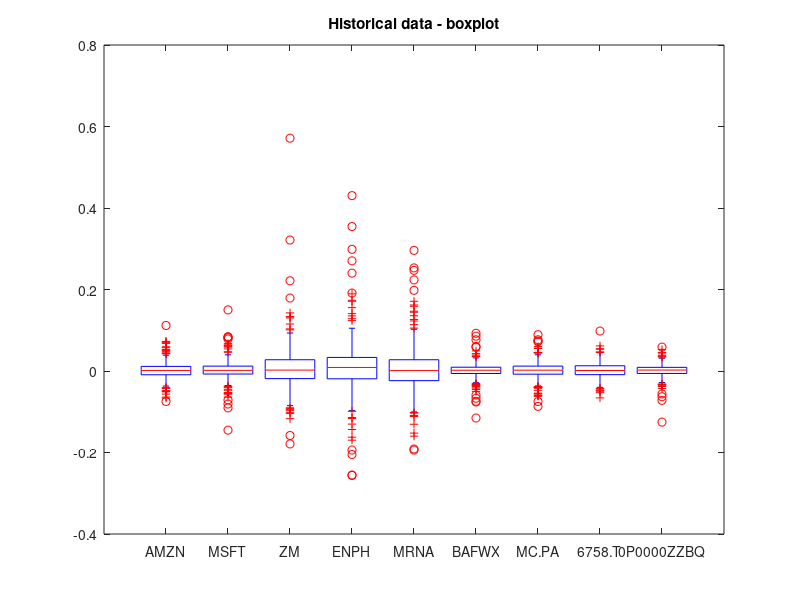

Write MATLAB code to recreate this figure. (Note: this script raises an error after producing the figure.)
clear all
clc

%Portfolio
load('PtfPrices.mat') %AMZN - MSFT - ZM - ENPH - MRNA - CWBFX - BAFWX - MC.PA - 6758.T  - 0P0000ZZBQ

%We do not consider the bond fund since its weight is fixed 
equities=[PtfPrices(:,1:5) PtfPrices(:,7:end)]; %NO CWBFX
returns_p = equities(1:end-1,:)./equities(2:end,:) - 1;
m=mean(returns_p);
S=cov(returns_p);

returns_CWBFX = (PtfPrices(1:end-1,6)./PtfPrices(2:end,6) - 1)'; %row vector

%Remove outliers
figure(1)
boxplot(returns_p,'Labels',{'AMZN','MSFT','ZM','ENPH','MRNA','BAFWX','MC.PA','6758.T','0P0000ZZBQ'})
title('Historical data - boxplot')


%Benchmark
load('BenchPrices.mat') %MIWO00000PUS - AGGH
returns_b = BenchPrices(1:end-1,:)./BenchPrices(2:end,:) - 1;
%%%%%%%%%%%%%%%%%%%%%%%%%%%%%%%%%%%%%%%%%%%%%%%%%%%%%%%%%%%%%%%%%%%%%%%%%%%
%% 1. The IS optimal frontier is biased 
% 1. compute an estimation of the market parameters 
% 2. sample several times from the market and compute the EF
% 3. plot all the EF, their mean and the "true" frontier

T=size(returns_p,1);  %initial sample size
C=chol(S);
NSim=60; % # of samples from the market
NPort=25; % # of ptf along the frontier
NStock=size(returns_p,2); % # of different stocks

% risk, return and wgt of the portfolios
frisk=zeros(NPort, NSim);
frend=zeros(NPort, NSim);
fwgt=zeros(NPort,NStock, NSim);

figure(2)
for i=1:NSim %simulo r per ogni stock per ogni data NSim volte
    r=repmat(m,T,1)+ randn(T,length(m))*C; %normal returns
    SSim=cov(r); 
    mSim=mean(r);
    p = Portfolio('assetmean', mSim, 'assetcovar', SSim, 'lowerbudget', 1, 'upperbudget', 1, 'lowerbound', 0);
    fwgt(:,:,i) = estimateFrontier(p,NPort)'; 
    [frisk(:,i),frend(:,i)] = estimatePortMoments(p,fwgt(:,:,i)');
    plot(frisk(:,i),frend(:,i),'--','color',[.8,.8,.8])
    hold on
end

p = Portfolio('assetmean', m, 'assetcovar', S, 'lowerbudget', 1, 'upperbudget', 1, 'lowerbound', 0);
fwgtTrue = estimateFrontier(p,NPort);
[friskTrue,frendTrue] = estimatePortMoments(p,fwgtTrue);
plot(friskTrue,frendTrue,'r') 
friskMean=mean(frisk,2);
frendMean=mean(frend,2);
plot(friskMean,frendMean,'b')


figure(3)
h=bar(fwgt(:,:,15),'stacked');
set(h(8),'facecolor',[0 1 1]);
set(h(9),'facecolor',[1 1 0]);
title('Portfolio composition  - IS')
xlabel('Portfolios')
ylabel('Weights')

%%%%%%%%%%%%%%%%%%%%%%%%%%%%%%%%%%%%%%%%%%%%%%%%%%%%%%%%%%%%%%%%%%%%%%%%%%%
%% 2. stimatori shrinkage
% same as before, but compare with the EF obtained from shrinkage
% estimators

T=size(returns_p,1); 
C=chol(S);
NSim=60; 
NPort=25; 
NStock=size(returns_p,2); 

% risk, return and wgt of the portfolios
frisk=zeros(NPort, NSim);
frend=zeros(NPort, NSim);
fwgt=zeros(NPort,NStock, NSim);

friskShr=zeros(NPort, NSim);
frendShr=zeros(NPort, NSim);
fwgtShr=zeros(NPort,NStock, NSim);

figure(4)
for i=1:NSim
    r=repmat(m,T,1)+ randn(T,length(m))*C;
    SSim=cov(r);
    mSim=mean(r);
    p = Portfolio('assetmean', mSim , 'assetcovar', SSim, 'lowerbudget', 1, 'upperbudget', 1, 'lowerbound', 0);
    fwgt(:,:,i) = estimateFrontier(p,NPort)';
    [frisk(:,i),frend(:,i)] = estimatePortMoments(p,fwgt(:,:,i)');

    SShr=lwcov(r);
    mtgt=mean(mean(r))*ones(1,NStock);
    mShr=jsmean(r,mtgt);
    q = Portfolio('assetmean', mShr , 'assetcovar', SShr, 'lowerbudget', 1, 'upperbudget', 1, 'lowerbound', 0);
    fwgtShr(:,:,i) = estimateFrontier(q,NPort)';
    [friskShr(:,i),frendShr(:,i)] = estimatePortMoments(q,fwgtShr(:,:,i)');
    plot(frisk(:,i),frend(:,i),'--','color',[.6,.6,.8]) 
    hold on
    plot(friskShr(:,i),frendShr(:,i),'--','color',[.8,.6,.6]) 
end

p = Portfolio('assetmean', m , 'assetcovar', S, 'lowerbudget', 1, 'upperbudget', 1, 'lowerbound', 0);
fwgtTrue = estimateFrontier(p,NPort)';
[friskTrue(:,i),frendTrue(:,i)] = estimatePortMoments(p,fwgtTrue');

figure(5)
plot(friskTrue,frendTrue,'r') 
friskMean=mean(frisk,2);
frendMean=mean(frend,2);
hold on
plot(friskMean,frendMean,'b') 
friskShrMean=mean(friskShr,2);
frendShrMean=mean(frendShr,2);
plot(friskShrMean,frendShrMean,'g') 

figure(6)
h=bar(fwgtShr(:,:,15),'stacked');
set(h(8),'facecolor',[0 1 1]);
set(h(9),'facecolor',[1 1 0]);
title('Portfolio composition - Shrinkage estimator')
xlabel('Portfolios')
ylabel('Weights')

%%%%%%%%%%%%%%%%%%%%%%%%%%%%%%%%%%%%%%%%%%%%%%%%%%%%%%%%%%%%%%%%%%%%%%
%% 2.5 Resampled and classical frontier
T=size(returns_p,1);
C=chol(S);
NRes=100;
NSim=60;
NPort=25;
NStock=size(returns_p,2);

frisk=zeros(NPort, NRes);
frend=zeros(NPort, NRes);
fwgt=zeros(NPort,NStock, NRes);

figure(7)
for i=1:NRes
    r=repmat(m,T,1)+ randn(T,length(m))*C;
    SSim=cov(r);
    mSim=mean(r);
    p = Portfolio('assetmean', mSim , 'assetcovar', SSim, 'lowerbudget', 1, 'upperbudget', 1, 'lowerbound', 0);
    fwgt(:,:,i) = estimateFrontier(p,NPort)';
    [frisk(:,i),frend(:,i)] = estimatePortMoments(p,fwgt(:,:,i)');
    %[frisk(:,i),frend(:,i),fwgt(:,:,i)]=frontcon(mSim*.1,SSim,NPort);
end
fwgtRE=mean(fwgt,3);
frendRE=fwgtRE*m';
friskRE=sqrt(diag(fwgtRE*S*fwgtRE'));
plot(friskRE,frendRE,'c')  
title('Efficient Frontier')
xlabel('Standard Deviation')
ylabel('Return')
hold on

p = Portfolio('assetmean', m, 'assetcovar', S, 'lowerbudget', 1, 'upperbudget', 1, 'lowerbound', 0);
fwgtTrue = estimateFrontier(p,NPort)';
[friskTrue,frendTrue] = estimatePortMoments(p,fwgtTrue');
%[friskTrue,frendTrue,fwgtTrue]=frontcon(m,S,NPort);
plot(friskTrue,frendTrue,'r') 
legend('Resampled Frontier','True Frontier')
                                                                
[maxIR, index]  = IRcomputation(NPort,fwgtRE,returns_p,returns_CWBFX,returns_b);

figure(8)
h=bar(1,fwgtRE(index,:),0.25,'stacked');
set(h(8),'facecolor',[0 1 1]);
set(h(9),'facecolor',[1 1 0]);
title('Portfolio composition - Resampled frontier')
xlabel('Portfolios')
ylabel('Weights')
%% Final plots 
figure(9)
plot(friskTrue,frendTrue,'r')
hold on 
plot(friskMean,frendMean,'b')
plot(friskShrMean,frendShrMean,'g') 
plot(friskRE,frendRE,'k')
title('Efficient Frontiers')
legend('True','IS','Shrinkage estimator','Resampled frontier','location','SouthEast')
xlabel('Standard Deviation')
ylabel('Return')


ExcelWeights = (1/0.65)/100*[0, 9.269818, 1.771226, 5.251363, 3.848178, 19.193716, 10.515907, 8.408145, 6.741647]; %1 x 9
p = Portfolio('assetmean', m, 'assetcovar', S, 'lowerbudget', 1, 'upperbudget', 1, 'lowerbound', 0);
[risk,rend] = estimatePortMoments(p,ExcelWeights');

figure(10)
h=bar(1,ExcelWeights,0.25,'stacked');
set(h(8),'facecolor',[0 1 1]);
set(h(9),'facecolor',[1 1 0]);
title('Portfolio composition')
xlabel('Maximum IR portfolio')
ylabel('Weights')

figure(11)
plot(risk,rend,'bx','LineWidth',2,'MarkerSize',10)
hold on
plot(friskRE,frendRE,'k')
plot(friskRE(index),frendRE(index),'ro','LineWidth',2,'MarkerSize',10)
title('Efficient Frontier and maximization of IR')
xlabel('Standard Deviation')
ylabel('Return')
legend('maximum IR portfolio','Efficient Frontier','EF portfolio with maximum IR','location','SouthEast')
plot(friskRE,frendRE,'kx')  